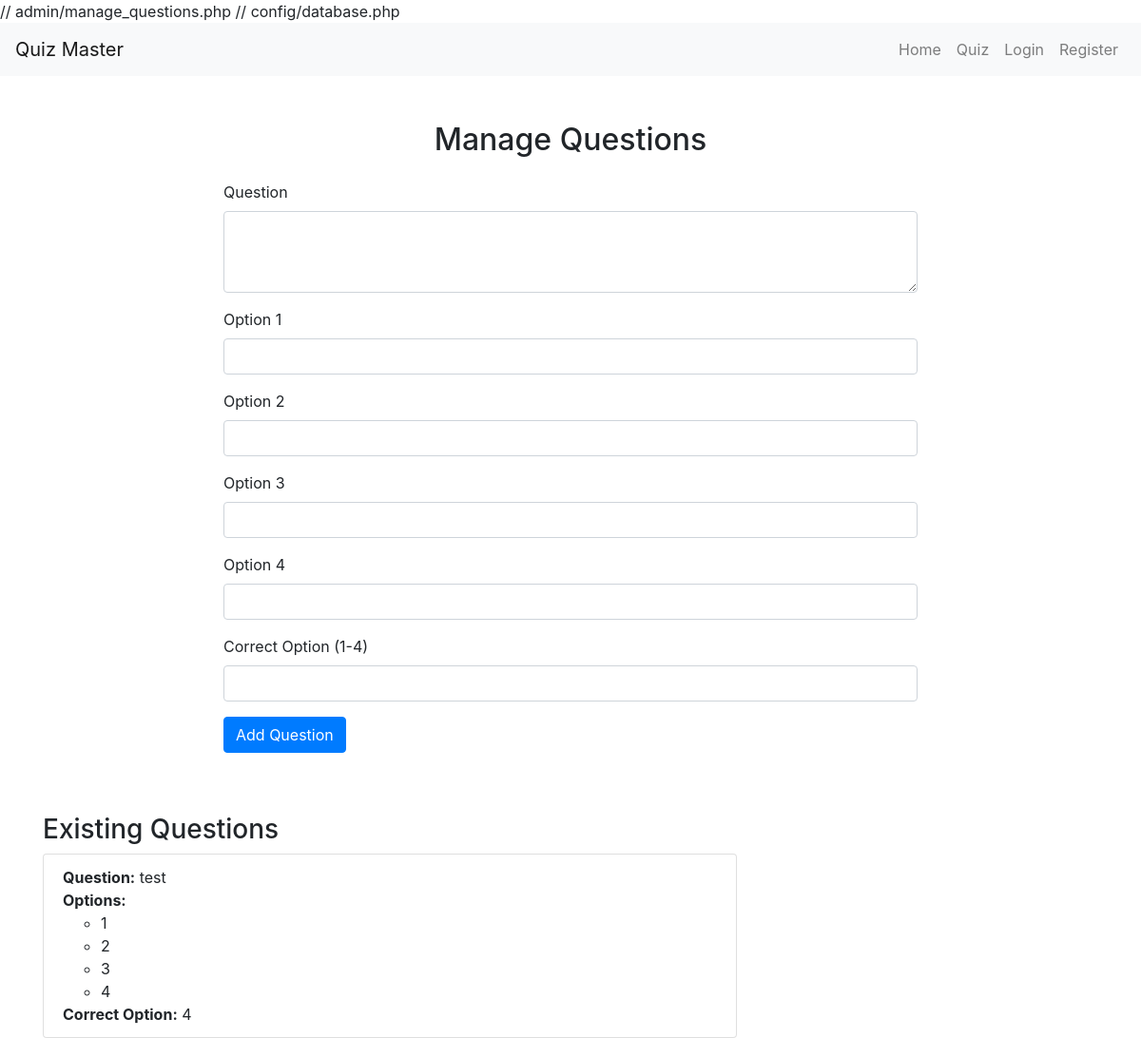
The app's page /admin/manage_questions.php, older data.
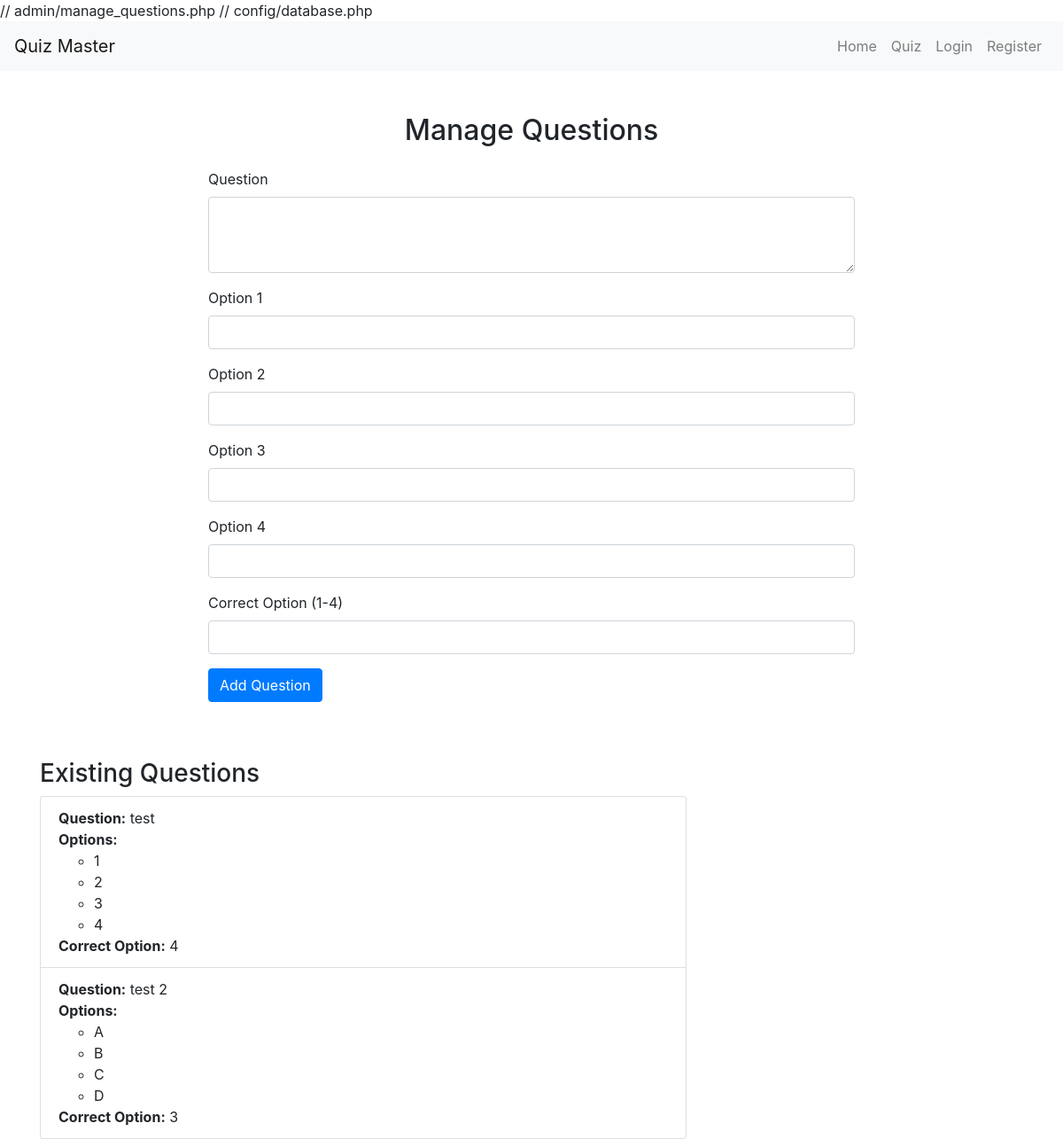
The same page, newer data.
### tables this page shows
CREATE TABLE `questions` (
  `id` int(11) NOT NULL,
  `question` text NOT NULL,
  `option1` varchar(255) NOT NULL,
  `option2` varchar(255) NOT NULL,
  `option3` varchar(255) NOT NULL,
  `option4` varchar(255) NOT NULL,
  `correct_option` int(11) NOT NULL
);

### admin/manage_questions.php (the view, shortened to what this page needs)
<?php
include '../config/database.php';
include '../src/navbar.php';
$sql = "SELECT * FROM questions";
$result = $conn->query($sql);
?>
<!DOCTYPE html>
<html lang="en">
<head>
    <link rel="stylesheet" href="https://stackpath.bootstrapcdn.com/bootstrap/4.5.2/css/bootstrap.min.css">
</head>
<body>
    <div class="container mt-5">
        <h2 class="text-center mb-4">Manage Questions</h2>
        <div class="row justify-content-center">
            <div class="col-md-8">
                <form method="post" action="manage_questions.php">
                    <div class="form-group">
                        <label for="question">Question</label>
                        <textarea class="form-control" id="question" name="question" rows="3" required></textarea>
                    </div>
                    <div class="form-group">
                        <label for="option1">Option 1</label>
                        <input type="text" class="form-control" id="option1" name="option1" required>
                    </div>
                    <div class="form-group">
                        <label for="option2">Option 2</label>
                        <input type="text" class="form-control" id="option2" name="option2" required>
                    </div>
                    <div class="form-group">
                        <label for="option3">Option 3</label>
                        <input type="text" class="form-control" id="option3" name="option3" required>
                    </div>
                    <div class="form-group">
                        <label for="option4">Option 4</label>
                        <input type="text" class="form-control" id="option4" name="option4" required>
                    </div>
                    <div class="form-group">
                        <label for="correct_option">Correct Option (1-4)</label>
                        <input type="number" class="form-control" id="correct_option" name="correct_option" min="1" max="4" required>
                    </div>
                    <button type="submit" class="btn btn-primary">Add Question</button>
                </form>
            </div>
        </div>
        <div class="row mt-5">
            <div class="col-md-8">
                <h3>Existing Questions</h3>
                <ul class="list-group">
                    <?php while ($row = $result->fetch_assoc()) : ?>
                        <li class="list-group-item">
                            <strong>Question:</strong> <?php echo $row['question']; ?><br>
                            <strong>Options:</strong>
                            <ul>
                                <li><?php echo $row['option1']; ?></li>
                                <li><?php echo $row['option2']; ?></li>
                                <li><?php echo $row['option3']; ?></li>
                                <li><?php echo $row['option4']; ?></li>
                            </ul>
                            <strong>Correct Option:</strong> <?php echo $row['correct_option']; ?>
                        </li>
                    <?php endwhile; ?>
                </ul>
            </div>
        </div>
    </div>
</body>
</html>

Row changes from the older to the newer data that the page shows:
added questions: question "test 2", option1 "A", option2 "B", option3 "C", option4 "D", correct_option "3"
